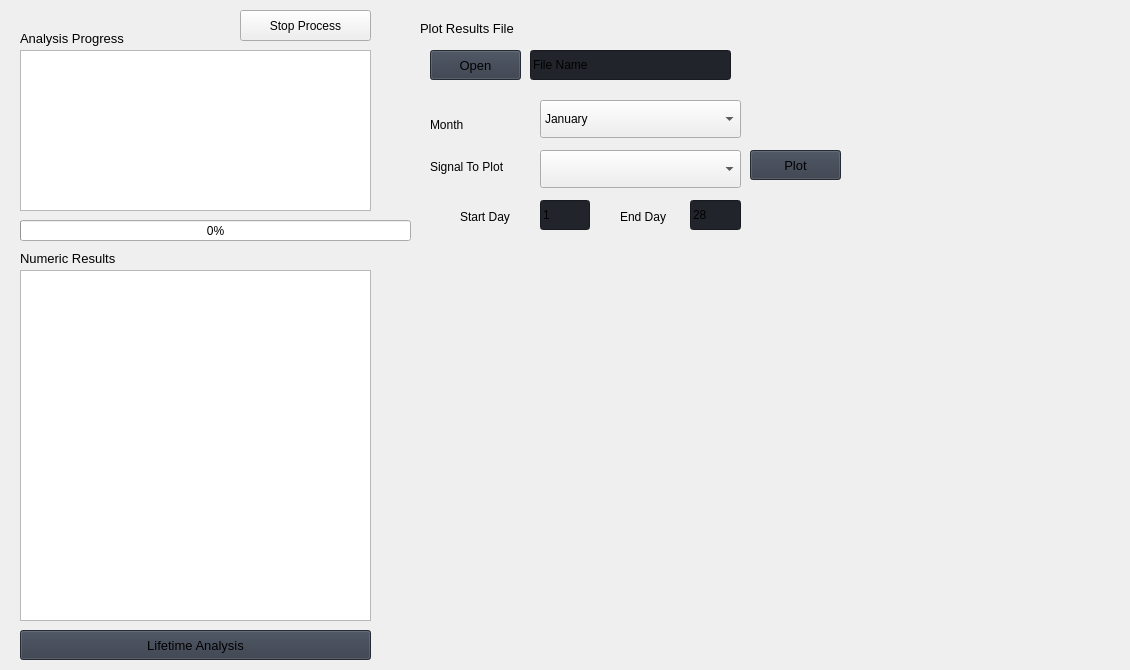
                       <widget class="QWidget" name="resultsPage_2">
                        <widget class="QWidget" name="verticalLayoutWidget_2">
                         <property name="geometry">
                          <rect>
                           <x>410</x>
                           <y>270</y>
                           <width>711</width>
                           <height>391</height>
                          </rect>
                         </property>
                         <layout class="QVBoxLayout" name="resultsQVBoxLayout"/>
                        </widget>
                        <widget class="QLabel" name="label_35">
                         <property name="geometry">
                          <rect>
                           <x>420</x>
                           <y>20</y>
                           <width>181</width>
                           <height>16</height>
                          </rect>
                         </property>
                         <property name="font">
                          <font>
                           <family>Segoe UI</family>
                           <pointsize>10</pointsize>
                           <weight>50</weight>
                           <italic>false</italic>
                           <bold>false</bold>
                          </font>
                         </property>
                         <property name="text">
                          <string>Plot Results File</string>
                         </property>
                        </widget>
                        <widget class="QLineEdit" name="openResultsFileInput">
                         <property name="geometry">
                          <rect>
                           <x>530</x>
                           <y>50</y>
                           <width>201</width>
                           <height>30</height>
                          </rect>
                         </property>
                         <property name="minimumSize">
                          <size>
                           <width>0</width>
                           <height>30</height>
                          </size>
                         </property>
                         <property name="styleSheet">
                          <string notr="true">background-color: rgb(33, 37, 43);</string>
                         </property>
                         <property name="text">
                          <string>File Name</string>
                         </property>
                         <property name="placeholderText">
                          <string>Type here</string>
                         </property>
                        </widget>
                        <widget class="QLabel" name="label_37">
                         <property name="geometry">
                          <rect>
                           <x>620</x>
                           <y>200</y>
                           <width>61</width>
                           <height>33</height>
                          </rect>
                         </property>
                         <property name="text">
                          <string>End Day</string>
                         </property>
                        </widget>
                        <widget class="QLabel" name="label_36">
                         <property name="geometry">
                          <rect>
                           <x>460</x>
                           <y>200</y>
                           <width>61</width>
                           <height>33</height>
                          </rect>
                         </property>
                         <property name="text">
                          <string>Start Day</string>
                         </property>
                        </widget>
                        <widget class="QComboBox" name="resultsSignalSelectComboBox">
                         <property name="geometry">
                          <rect>
                           <x>540</x>
                           <y>150</y>
                           <width>201</width>
                           <height>38</height>
                          </rect>
                         </property>
                         <property name="currentText">
                          <string/>
                         </property>
                        </widget>
                        <widget class="QPushButton" name="openResultsFile">
                         <property name="geometry">
                          <rect>
                           <x>430</x>
                           <y>50</y>
                           <width>91</width>
                           <height>30</height>
                          </rect>
                         </property>
                         <property name="minimumSize">
                          <size>
                           <width>75</width>
                           <height>30</height>
                          </size>
                         </property>
                         <property name="font">
                          <font>
                           <family>Segoe UI</family>
                           <pointsize>10</pointsize>
                           <weight>50</weight>
                           <italic>false</italic>
                           <bold>false</bold>
                          </font>
                         </property>
                         <property name="cursor">
                          <cursorShape>PointingHandCursor</cursorShape>
                         </property>
                         <property name="styleSheet">
                          <string notr="true">background-color: rgb(52, 59, 72);</string>
                         </property>
                         <property name="text">
                          <string>Open</string>
                         </property>
                         <property name="icon">
                          <iconset resource="../snl-quest-cec-tool-v0.01/resources.qrc">
                           <normaloff>:/icons/images/icons/cil-folder-open.png</normaloff>:/icons/images/icons/cil-folder-open.png</iconset>
                         </property>
                        </widget>
                        <widget class="QLineEdit" name="endDayPlotResultsInput">
                         <property name="geometry">
                          <rect>
                           <x>690</x>
                           <y>200</y>
                           <width>51</width>
                           <height>30</height>
                          </rect>
                         </property>
                         <property name="minimumSize">
                          <size>
                           <width>0</width>
                           <height>30</height>
                          </size>
                         </property>
                         <property name="styleSheet">
                          <string notr="true">background-color: rgb(33, 37, 43);</string>
                         </property>
                         <property name="text">
                          <string>28</string>
                         </property>
                         <property name="placeholderText">
                          <string>Type here</string>
                         </property>
                        </widget>
                        <widget class="QLabel" name="label_38">
                         <property name="geometry">
                          <rect>
                           <x>430</x>
                           <y>150</y>
                           <width>81</width>
                           <height>33</height>
                          </rect>
                         </property>
                         <property name="text">
                          <string>Signal To Plot</string>
                         </property>
                        </widget>
                        <widget class="QLineEdit" name="startDayPlotResultsInput">
                         <property name="geometry">
                          <rect>
                           <x>540</x>
                           <y>200</y>
                           <width>50</width>
                           <height>30</height>
                          </rect>
                         </property>
                         <property name="minimumSize">
                          <size>
                           <width>0</width>
                           <height>30</height>
                          </size>
                         </property>
                         <property name="styleSheet">
                          <string notr="true">background-color: rgb(33, 37, 43);</string>
                         </property>
                         <property name="text">
                          <string>1</string>
                         </property>
                         <property name="placeholderText">
                          <string>Type here</string>
                         </property>
                        </widget>
                        <widget class="QPushButton" name="plotResultsSignalButton">
                         <property name="geometry">
                          <rect>
                           <x>750</x>
                           <y>150</y>
                           <width>91</width>
                           <height>30</height>
                          </rect>
                         </property>
                         <property name="minimumSize">
                          <size>
                           <width>75</width>
                           <height>30</height>
                          </size>
                         </property>
                         <property name="font">
                          <font>
                           <family>Segoe UI</family>
                           <pointsize>10</pointsize>
                           <weight>50</weight>
                           <italic>false</italic>
                           <bold>false</bold>
                          </font>
                         </property>
                         <property name="cursor">
                          <cursorShape>PointingHandCursor</cursorShape>
                         </property>
                         <property name="styleSheet">
                          <string notr="true">background-color: rgb(52, 59, 72);</string>
                         </property>
                         <property name="text">
                          <string>Plot</string>
                         </property>
                         <property name="icon">
                          <iconset resource="../snl-quest-cec-tool-v0.01/resources.qrc">
                           <normaloff>:/icons/images/icons/cil-chart-line.png</normaloff>:/icons/images/icons/cil-chart-line.png</iconset>
                         </property>
                        </widget>
                        <widget class="QPushButton" name="stopAnalysisProcessButton">
                         <property name="geometry">
                          <rect>
                           <x>240</x>
                           <y>10</y>
                           <width>131</width>
                           <height>31</height>
                          </rect>
                         </property>
                         <property name="text">
                          <string>Stop Process</string>
                         </property>
                         <property name="icon">
                          <iconset resource="../snl-quest-cec-tool-v0.01/resources.qrc">
                           <normaloff>:/icons/images/icons/cil-x.png</normaloff>:/icons/images/icons/cil-x.png</iconset>
                         </property>
                        </widget>
                        <widget class="QTextEdit" name="resultsTextDisplay">
                         <property name="geometry">
                          <rect>
                           <x>20</x>
                           <y>270</y>
                           <width>351</width>
                           <height>351</height>
                          </rect>
                         </property>
                        </widget>
                        <widget class="QProgressBar" name="BTMAnalysisProgressBar">
                         <property name="geometry">
                          <rect>
                           <x>20</x>
                           <y>220</y>
                           <width>391</width>
                           <height>21</height>
                          </rect>
                         </property>
                         <property name="minimum">
                          <number>0</number>
                         </property>
                         <property name="value">
                          <number>0</number>
                         </property>
                        </widget>
                        <widget class="QLabel" name="label_34">
                         <property name="geometry">
                          <rect>
                           <x>20</x>
                           <y>250</y>
                           <width>181</width>
                           <height>16</height>
                          </rect>
                         </property>
                         <property name="font">
                          <font>
                           <family>Segoe UI</family>
                           <pointsize>10</pointsize>
                           <weight>50</weight>
                           <italic>false</italic>
                           <bold>false</bold>
                          </font>
                         </property>
                         <property name="text">
                          <string>Numeric Results</string>
                         </property>
                        </widget>
                        <widget class="QLabel" name="label_3">
                         <property name="geometry">
                          <rect>
                           <x>20</x>
                           <y>30</y>
                           <width>181</width>
                           <height>16</height>
                          </rect>
                         </property>
                         <property name="font">
                          <font>
                           <family>Segoe UI</family>
                           <pointsize>10</pointsize>
                           <weight>50</weight>
                           <italic>false</italic>
                           <bold>false</bold>
                          </font>
                         </property>
                         <property name="text">
                          <string>Analysis Progress</string>
                         </property>
                        </widget>
                        <widget class="QTextEdit" name="pyomoSolverOutputTextDisplay">
                         <property name="geometry">
                          <rect>
                           <x>20</x>
                           <y>50</y>
                           <width>351</width>
                           <height>161</height>
                          </rect>
                         </property>
                        </widget>
                        <widget class="QPushButton" name="lifetimeAnalysisPageButton">
                         <property name="geometry">
                          <rect>
                           <x>20</x>
                           <y>630</y>
                           <width>351</width>
                           <height>30</height>
                          </rect>
                         </property>
                         <property name="minimumSize">
                          <size>
                           <width>75</width>
                           <height>30</height>
                          </size>
                         </property>
                         <property name="font">
                          <font>
                           <family>Segoe UI</family>
                           <pointsize>10</pointsize>
                           <weight>50</weight>
                           <italic>false</italic>
                           <bold>false</bold>
                          </font>
                         </property>
                         <property name="cursor">
                          <cursorShape>PointingHandCursor</cursorShape>
                         </property>
                         <property name="styleSheet">
                          <string notr="true">background-color: rgb(52, 59, 72);</string>
                         </property>
                         <property name="text">
                          <string>Lifetime Analysis</string>
                         </property>
                         <property name="icon">
                          <iconset resource="../snl-quest-cec-tool-v0.01/resources.qrc">
                           <normaloff>:/icons/images/icons/cil-calendar-check.png</normaloff>:/icons/images/icons/cil-calendar-check.png</iconset>
                         </property>
                        </widget>
                        <widget class="QLabel" name="label_39">
                         <property name="geometry">
                          <rect>
                           <x>430</x>
                           <y>110</y>
                           <width>81</width>
                           <height>30</height>
                          </rect>
                         </property>
                         <property name="text">
                          <string>Month</string>
                         </property>
                        </widget>
                        <widget class="QComboBox" name="resultsMonthlSelectComboBox">
                         <property name="geometry">
                          <rect>
                           <x>540</x>
                           <y>100</y>
                           <width>201</width>
                           <height>38</height>
                          </rect>
                         </property>
                         <property name="currentText">
                          <string>January</string>
                         </property>
                         <item>
                          <property name="text">
                           <string>January</string>
                          </property>
                         </item>
                         <item>
                          <property name="text">
                           <string>February</string>
                          </property>
                         </item>
                         <item>
                          <property name="text">
                           <string>March</string>
                          </property>
                         </item>
                         <item>
                          <property name="text">
                           <string>April</string>
                          </property>
                         </item>
                         <item>
                          <property name="text">
                           <string>May</string>
                          </property>
                         </item>
                         <item>
                          <property name="text">
                           <string>June</string>
                          </property>
                         </item>
                         <item>
                          <property name="text">
                           <string>July</string>
                          </property>
                         </item>
                         <item>
                          <property name="text">
                           <string>August</string>
                          </property>
                         </item>
                         <item>
                          <property name="text">
                           <string>September</string>
                          </property>
                         </item>
                         <item>
                          <property name="text">
                           <string>October</string>
                          </property>
                         </item>
                         <item>
                          <property name="text">
                           <string>November</string>
                          </property>
                         </item>
                         <item>
                          <property name="text">
                           <string>December</string>
                          </property>
                         </item>
                        </widget>
                       </widget>
